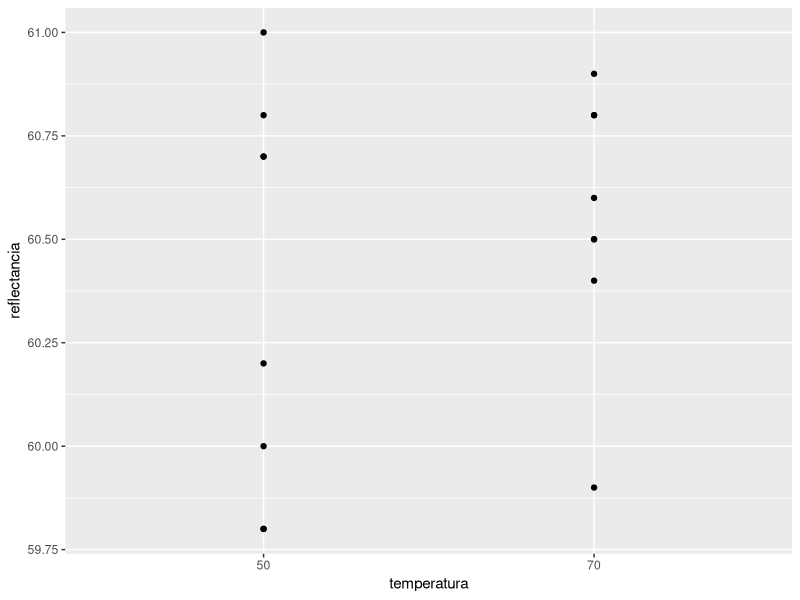
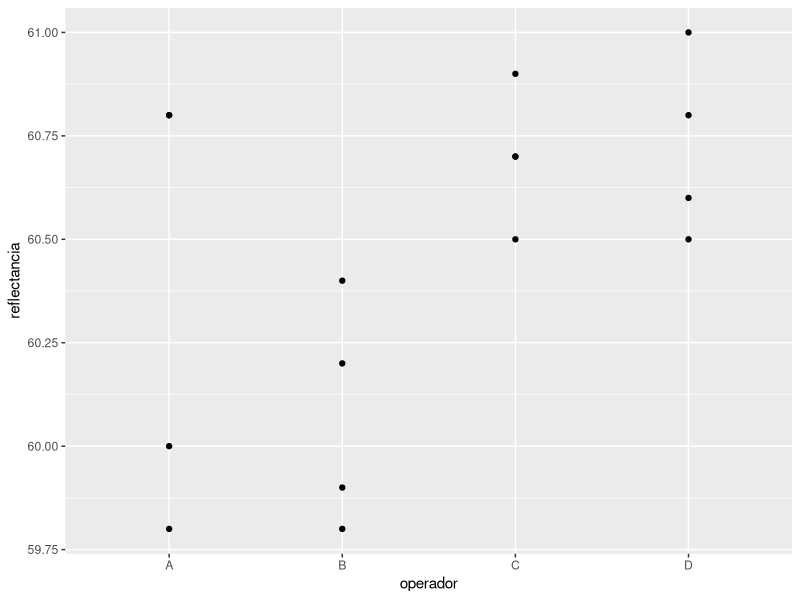
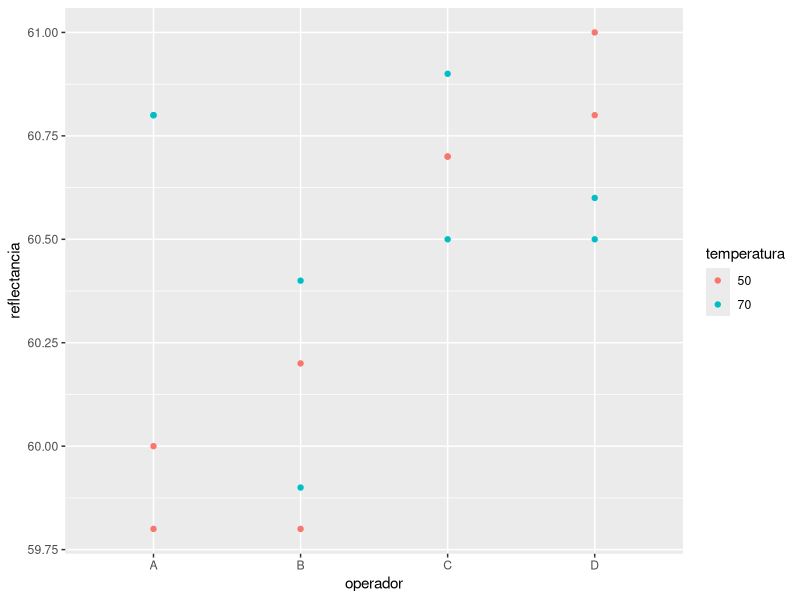
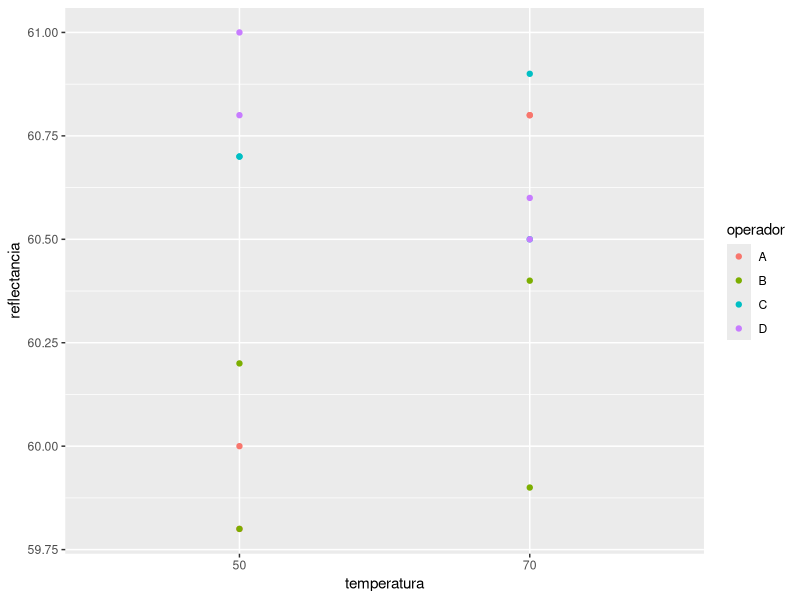
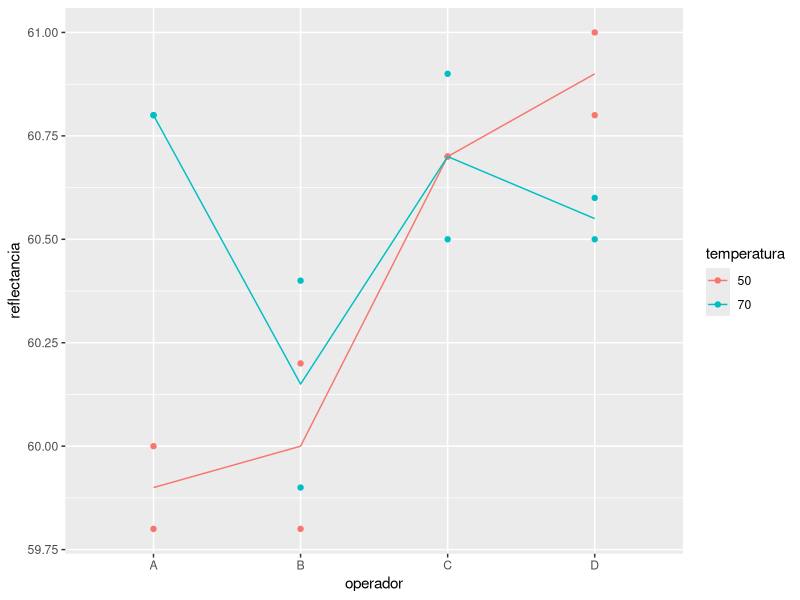
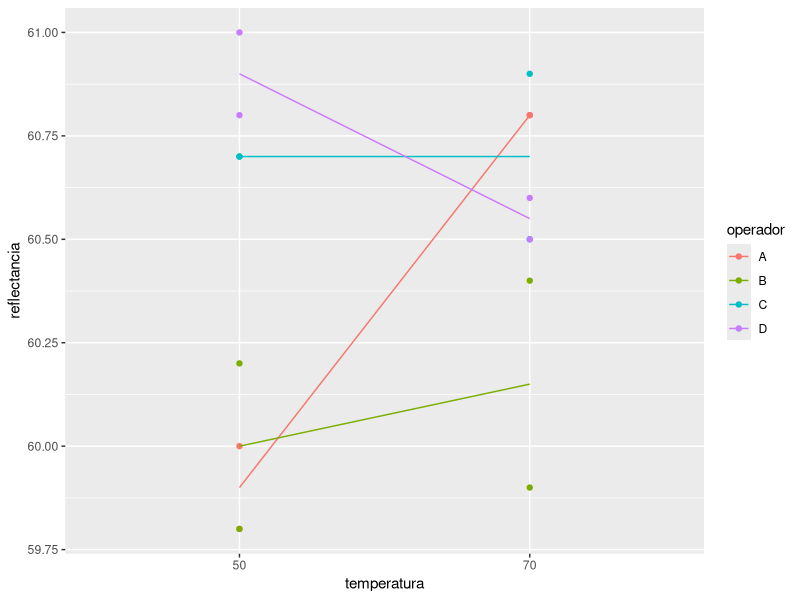
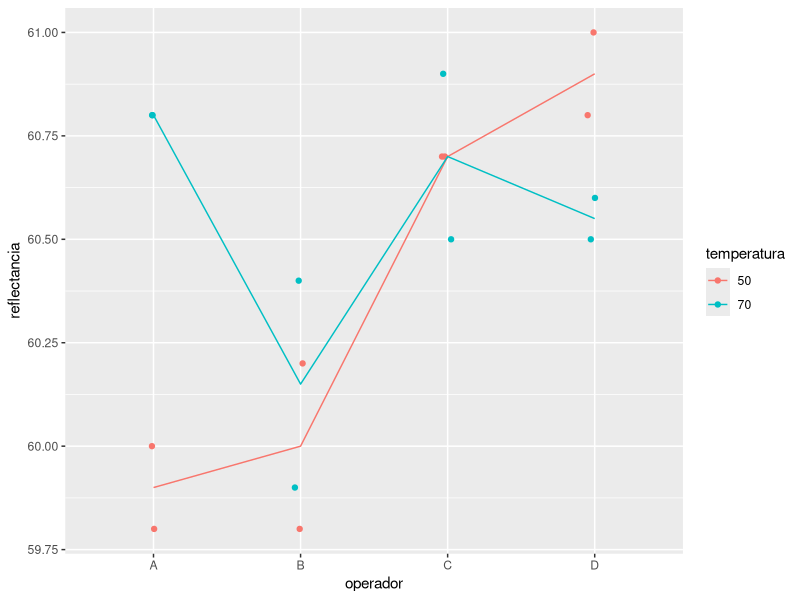
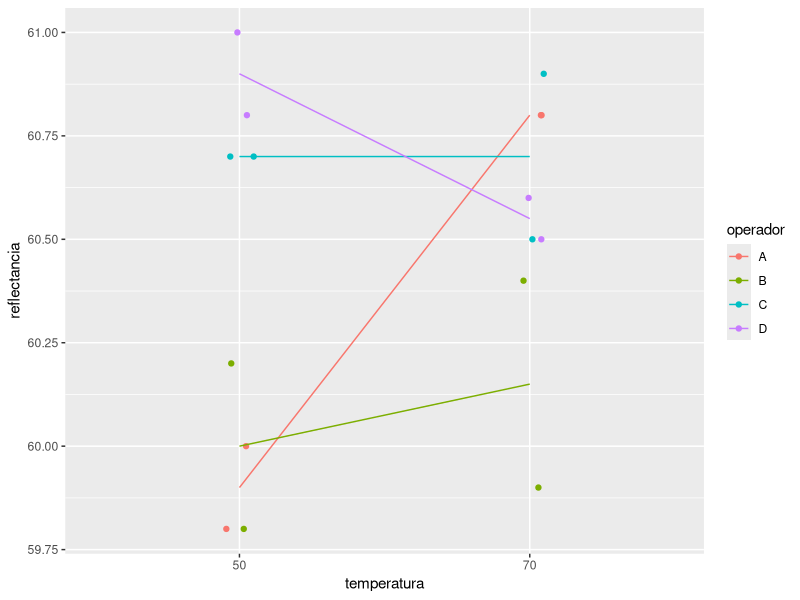

These figures' R source, in order:
## ---- chunk 1
reflect <- read.csv2("brillo_papel.csv")

reflect
## ---- chunk 2
summary(reflect)
## ---- chunk 3
str(reflect)
## ---- chunk 4
reflect$temperatura <- factor(reflect$temperatura)
## ---- chunk 5
str(reflect)
## ---- chunk 6
summary(reflect)
## ---- chunk 7
# Medias
tapply(reflect$reflectancia,
       reflect$operador,
       mean)

# Desviaciones estándar
tapply(reflect$reflectancia,
       reflect$operador,
       sd)
## ---- chunk 8
# Medias
tapply(reflect$reflectancia,
       reflect$temperatura,
       mean)

# Desviaciones estándar
tapply(reflect$reflectancia,
       reflect$temperatura,
       sd)
## ---- chunk 9
# Medias
tapply(reflect$reflectancia,
       list(reflect$operador, reflect$temperatura),
       mean)

# Desviaciones estándar
tapply(reflect$reflectancia,
       list(reflect$operador, reflect$temperatura),
       sd)
## ---- chunk 10
library(ggplot2)
g1 <- ggplot(reflect, aes(temperatura, reflectancia))
g1 + geom_point()
## ---- chunk 11
library(ggplot2)
g1 <- ggplot(reflect, aes(operador, reflectancia))
g1 + geom_point()
## ---- chunk 12
library(ggplot2)
g1 <- ggplot(reflect, aes(operador, reflectancia, col = temperatura))
g1 + geom_point()

g1 <- ggplot(reflect, aes(temperatura, reflectancia, col = operador))
g1 + geom_point()
## ---- chunk 13
library(ggplot2)
g1 <- ggplot(reflect, aes(operador, reflectancia, col = temperatura))
g1 + geom_point() +
     stat_summary(aes(group = temperatura), fun.y = mean, geom="line")
    

g1 <- ggplot(reflect, aes(temperatura, reflectancia, col = operador))
g1 + geom_point() +
  stat_summary(aes(group = operador), fun.y = mean, geom="line")
## ---- chunk 14
library(ggplot2)
g1 <- ggplot(reflect, aes(operador, reflectancia, col = temperatura))
g1 + geom_jitter(width = 0.05, height = 0) +
     stat_summary(aes(group = temperatura), fun.y = mean, geom="line")
    

g1 <- ggplot(reflect, aes(temperatura, reflectancia, col = operador))
g1 + geom_jitter(width = 0.05, height = 0) +
  stat_summary(aes(group = operador), fun.y = mean, geom="line")
